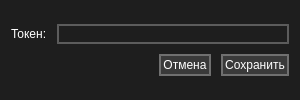
<?xml version="1.0" encoding="UTF-8"?>
<ui version="4.0">
 <class>Dialog</class>
 <widget class="QDialog" name="Dialog">
  <property name="geometry">
   <rect>
    <x>0</x>
    <y>0</y>
    <width>300</width>
    <height>100</height>
   </rect>
  </property>
  <property name="minimumSize">
   <size>
    <width>300</width>
    <height>100</height>
   </size>
  </property>
  <property name="windowTitle">
   <string>Введите токен бота</string>
  </property>
  <property name="windowIcon">
   <iconset resource="res.qrc">
    <normaloff>:/icons/icon2.ico</normaloff>:/icons/icon2.ico</iconset>
  </property>
  <property name="styleSheet">
   <string notr="true">QWidget {
    background-color: #1E1E1E; /* Основной фон */
    color: #FFFFFF; /* Текст */
}

QPushButton {
    background-color: #3A3A3A; /* Кнопка */
	border: 2px solid rgba(255, 255, 255, 70); /* Граница кнопки */
    padding: 2px;
}

QPushButton:hover {
    background-color: #3A3A3A; /* Кнопка */
	border: 2px solid rgba(255, 255, 255, 150); /* Граница кнопки */
    padding: 2px;
}

QPushButton:pressed {
    background-color: #1E1E1E; /* Фон кнопки при наведении */
	border: 2px solid rgb(255, 255, 255); /* Граница кнопки */
    padding: 2px;
}

QLineEdit {
	border: 2px solid rgba(255, 255, 255, 70);
	color: white;
}

QLineEdit:hover {
	border: 2px solid rgba(255, 255, 255, 150);
}

QLineEdit:focus {
	border: 2px solid rgb(255, 255, 255);
}

QPlainTextEdit {
	border: 2px solid rgba(255, 255, 255, 70);
	color: white;
}

QPlainTextEdit:hover {
	border: 2px solid rgba(255, 255, 255, 150);
}

QPlainTextEdit:focus {
	border: 2px solid rgb(255, 255, 255);
}

QTableView {
	font-size: 12px;
	border: none;
	gridline-color: rgba(255, 255, 255, 70);
	selection-color: rgb(253, 252, 76);
	selection-background-color: rgb(255, 145, 132);
}

QTableWiew:section {
	border: none;
	padding-bottom: 5px;
	padding-top: 5px;
}

QTableWiew:item {
	border-style: none;
}

QTimeEdit {
	border: 2px solid rgba(255, 255, 255, 70);
	color: white;
}

QTimeEdit:hover {
	border: 2px solid rgba(255, 255, 255, 150);
}

QTimeEdit:focus {
	border: 2px solid rgb(255, 255, 255);
}</string>
  </property>
  <layout class="QGridLayout" name="gridLayout">
   <item row="0" column="0">
    <layout class="QVBoxLayout" name="verticalLayout">
     <property name="spacing">
      <number>10</number>
     </property>
     <item>
      <layout class="QHBoxLayout" name="horizontalLayout_2">
       <item>
        <widget class="QLabel" name="label">
         <property name="text">
          <string>Токен:</string>
         </property>
        </widget>
       </item>
       <item>
        <widget class="QLineEdit" name="lineEdit"/>
       </item>
      </layout>
     </item>
     <item>
      <layout class="QHBoxLayout" name="horizontalLayout">
       <item>
        <spacer name="horizontalSpacer_2">
         <property name="orientation">
          <enum>Qt::Orientation::Horizontal</enum>
         </property>
         <property name="sizeHint" stdset="0">
          <size>
           <width>40</width>
           <height>20</height>
          </size>
         </property>
        </spacer>
       </item>
       <item>
        <widget class="QPushButton" name="pushButton_2">
         <property name="focusPolicy">
          <enum>Qt::FocusPolicy::ClickFocus</enum>
         </property>
         <property name="text">
          <string>Отмена</string>
         </property>
        </widget>
       </item>
       <item>
        <widget class="QPushButton" name="pushButton">
         <property name="focusPolicy">
          <enum>Qt::FocusPolicy::NoFocus</enum>
         </property>
         <property name="text">
          <string>Сохранить</string>
         </property>
        </widget>
       </item>
      </layout>
     </item>
    </layout>
   </item>
  </layout>
 </widget>
 <resources>
  <include location="res.qrc"/>
 </resources>
 <connections/>
</ui>
